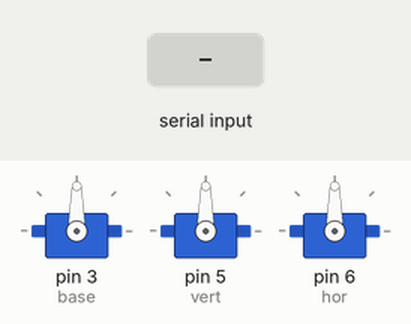
Simulated run of this sketch. Board: Arduino Uno, built with avr-gcc and run on an emulated ATmega328P. Shown: 3 × servo. Inputs (shaded band) come from the test bench. What the sketch prints to the serial monitor is not drawn.

Above: at 1.2 s.
1.3 s: "1" received over Serial
At 2.1 s:
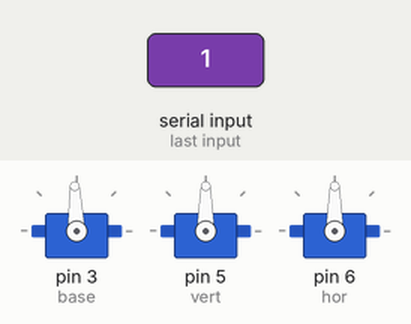
2.8 s: "2" received over Serial
At 3.2 s:
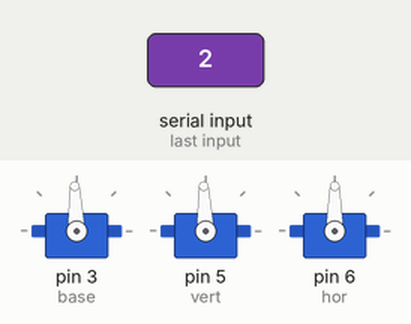
Timing chart, 0 to 5.8 s (numbered marks = the images above; inputs shaded):
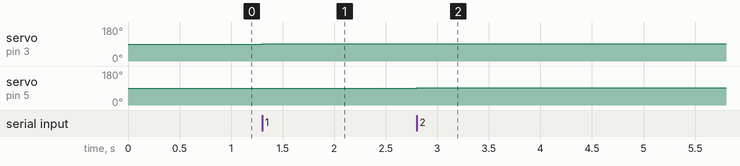

The sketch:

MRK2.ino
```cpp
#include<Servo.h>

int pos=90,x=90, y=90, z=90, a;

Servo base, vert, hor;

void setup(){
  Serial.begin(9600);
  base.attach(3);
  base.write(pos);
  vert.attach(5);
  vert.write(pos);
  hor.attach(6);
  hor.write(pos);
  Serial.println("Hello");
}

void loop(){
  if(Serial.available()){
    a=Serial.read();
    if(a==49) {x+=2; base.write(x);}
    if(a==50) {y+=2; vert.write(y);}
    if(a==51) {z+=2; hor.write(z);}
    if(a==52) {x-=2; base.write(x);}
    if(a==53) {y-=2; vert.write(y);}
    if(a==54) {z-=2; hor.write(z);}
  }
}
```

Measured:
- after the input at 1.3 s, servo on pin 3 (base): 90° → 92° at once
- after the input at 2.8 s, servo on pin 5 (vert): 90° → 92° at once
